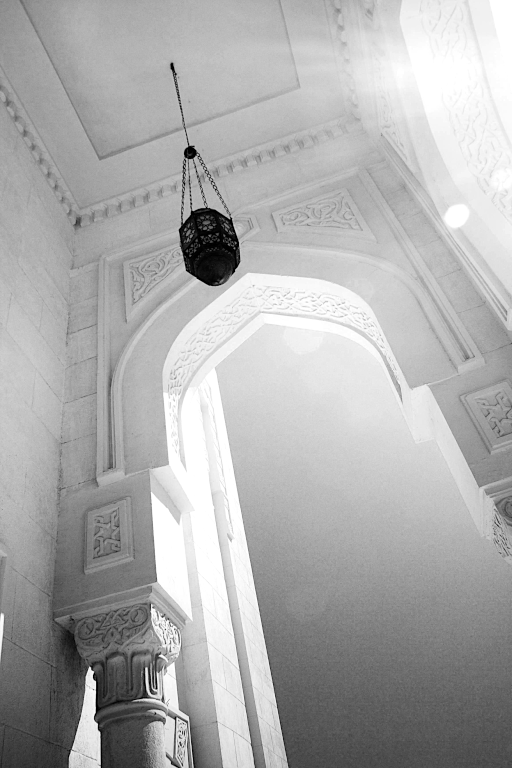
#> input picture owen_exercises/2.7_camera_faulty_pixels/mosque.png, 512 x 768 px
$ python 2.4_pixels.py
#> lines starting #> are read from the running program, lines starting #| are printed output that depends on the picture
#> further down, region is the input picture: PIL image 512x768 L; min 0, max 255, mean 173.3
#!/usr/bin/python3

# exercise 2.7 in Owen's Practical Signal Processing

from PIL import Image
import random as rand

# luminance mode constants
L_WHITE = 255
L_BLACK = 0

# proportion - tuple, (0.5, 0.5) -> half white, half black
# coverage - 0.1 -> 10% pixels broken
def scatter_bad_pixels(image, proportion = (0.5, 0.5), coverage = 0.5):
#> called with proportion = (0, 1), coverage = 0.19
    for column in range(image.size[0]):
        for row in range(image.size[1]):
            # is it time to put bad pixel?
            if rand.choices((False, True), (1 - coverage, coverage)).pop():
                # which kind of bad pixel, white or black?
                image.putpixel((column, row), rand.choices((L_WHITE, L_BLACK), proportion).pop())
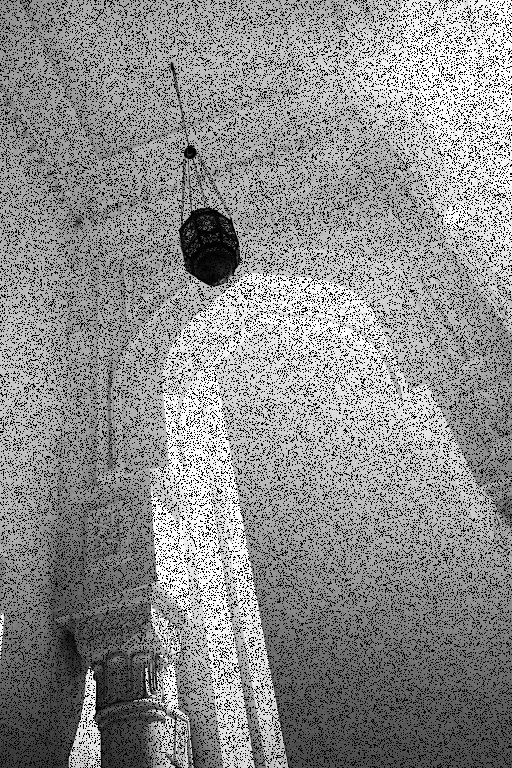
#> image: PIL image 512x768 L; min 0, max 255, mean 140.3

def scatter_neighbor_pixels(image, coverage = 0.5):
#> called with coverage = 0.19
    for column in range(image.size[0]):
        for row in range(image.size[1]):
            # is it time to put neighbor pixel?
            if rand.choices((False, True), (1 - coverage, coverage)).pop():
                image.putpixel((column, row), image.getpixel((column - 1, row)))

region = Image.open("mosque.png")
scatter_bad_pixels(region, (0, 1), 0.19)
region.save("region_bad_pixels.ppm")
region.close()

region = Image.open("mosque.png")
scatter_neighbor_pixels(region, 0.19)
region.save("region_neighbor_pixels.ppm")
region.close()
